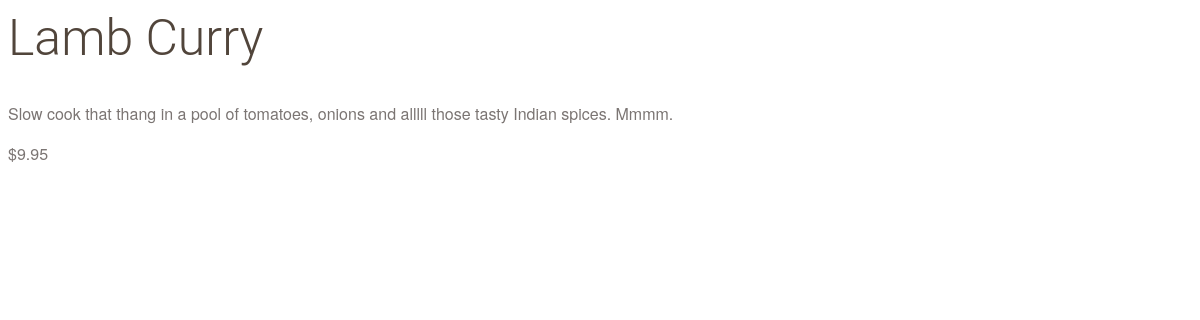
Screenshot of /catalog/Basquetball/Lamb Curry with the database file from the repository.
### database_setup.py (models this page shows)
class Item(Base):
    __tablename__ = 'item'
    name =Column(String(80), nullable = False)
    id = Column(Integer, primary_key = True)
    description = Column(String(250))
    price = Column(String(8))
    picture = Column(String(250), nullable = True)
    category_id = Column(Integer,ForeignKey('category.id'))
    date_creation = Column(DateTime(timezone=True), server_default=func.now())
    date_update = Column(DateTime(timezone=True), server_default=func.now())
    category = relationship(Category)
    user_id = Column(Integer,ForeignKey('user.id'))
    user = relationship(User)

### application.py (the view)
@app.route('/catalog/<string:category_name>/<string:item_name>')
def infoItem(category_name, item_name):
    category = session.query(Category).filter_by(name=category_name).one()
    items = session.query(Item).filter_by(name=item_name).all()
    if len(items) > 1:
        for i in items:
            if category.id == i.category_id:
                item = i
    else:
        item = items
    return render_template('publicitem.html', category_name=category_name, item=item)

### templates/publicitem.html (shortened to what this page needs)
<html>
<head>
	</head><link rel=stylesheet type=text/css href="{{ url_for('static', filename='styles.css') }}">
	<body>
	<div class='pane'>
		<div class='header'>
		<h1>{{ item['name'] }}</h1>
	</div>
    <div class='description'>
		<p>{{item['description']}}</p>
	</div>
	<div class='price'>
	    <span class=price><p>{{item['price']}} </p></span>
    </div>
</div>
	</body>
</html>

### static/styles.css (style rules this page uses)
* { font-family: "Helvetica Neue Bold", Roboto, Helvetica, Arial, sans-serif; font-weight: 700; }
h1 { font-family: "Helvetica Neue Light", Roboto, Helvetica, Arial, sans-serif; font-size: 50px; color: #51453B; line-height: 60px; font-weight: 300; }
p { font-family: "Helvetica Neue", Roboto, Helvetica, Arial, sans-serif; font-size: 16px; color: #7B7573; line-height: 24px; font-weight: 400; }

### rows the page displays
Item: name "Lamb Curry", description "Slow cook that thang in a pool of tomatoes, onions and alllll those tasty Indian spices. Mmmm.", price "$9.95"
